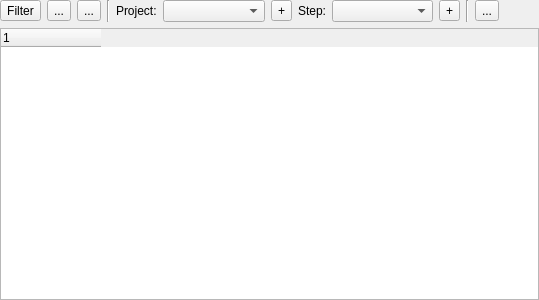
<?xml version="1.0" encoding="UTF-8"?>
<ui version="4.0">
 <class>LogbookWidget</class>
 <widget class="QWidget" name="LogbookWidget">
  <property name="geometry">
   <rect>
    <x>0</x>
    <y>0</y>
    <width>539</width>
    <height>300</height>
   </rect>
  </property>
  <property name="windowTitle">
   <string>Form</string>
  </property>
  <layout class="QVBoxLayout" name="verticalLayout">
   <property name="leftMargin">
    <number>0</number>
   </property>
   <property name="topMargin">
    <number>0</number>
   </property>
   <property name="rightMargin">
    <number>0</number>
   </property>
   <property name="bottomMargin">
    <number>0</number>
   </property>
   <item>
    <widget class="QWidget" name="widget" native="true">
     <layout class="QHBoxLayout" name="horizontalLayout">
      <property name="leftMargin">
       <number>0</number>
      </property>
      <property name="topMargin">
       <number>0</number>
      </property>
      <property name="rightMargin">
       <number>0</number>
      </property>
      <property name="bottomMargin">
       <number>0</number>
      </property>
      <item>
       <widget class="QToolButton" name="filterButton">
        <property name="toolTip">
         <string>&lt;html&gt;&lt;head/&gt;&lt;body&gt;&lt;p&gt;Apply filter to entries&lt;/p&gt;&lt;/body&gt;&lt;/html&gt;</string>
        </property>
        <property name="text">
         <string>Filter</string>
        </property>
        <property name="icon">
         <iconset theme="view-filter">
          <normaloff>.</normaloff>.</iconset>
        </property>
       </widget>
      </item>
      <item>
       <widget class="QToolButton" name="expandAllButton">
        <property name="toolTip">
         <string>&lt;html&gt;&lt;head/&gt;&lt;body&gt;&lt;p&gt;Expand all branches&lt;/p&gt;&lt;/body&gt;&lt;/html&gt;</string>
        </property>
        <property name="text">
         <string>...</string>
        </property>
        <property name="icon">
         <iconset theme="expand-all">
          <normaloff>.</normaloff>.</iconset>
        </property>
       </widget>
      </item>
      <item>
       <widget class="QToolButton" name="collapseAllButton">
        <property name="toolTip">
         <string>&lt;html&gt;&lt;head/&gt;&lt;body&gt;&lt;p&gt;Collapse all branches&lt;/p&gt;&lt;/body&gt;&lt;/html&gt;</string>
        </property>
        <property name="text">
         <string>...</string>
        </property>
        <property name="icon">
         <iconset theme="collapse-all">
          <normaloff>.</normaloff>.</iconset>
        </property>
       </widget>
      </item>
      <item>
       <widget class="Line" name="line">
        <property name="orientation">
         <enum>Qt::Vertical</enum>
        </property>
       </widget>
      </item>
      <item>
       <widget class="QLabel" name="label">
        <property name="text">
         <string>Project:</string>
        </property>
       </widget>
      </item>
      <item>
       <widget class="QComboBox" name="projectBox">
        <property name="sizePolicy">
         <sizepolicy hsizetype="MinimumExpanding" vsizetype="Fixed">
          <horstretch>1</horstretch>
          <verstretch>0</verstretch>
         </sizepolicy>
        </property>
        <property name="toolTip">
         <string>&lt;html&gt;&lt;head/&gt;&lt;body&gt;&lt;p&gt;Select project for future logbook entries&lt;/p&gt;&lt;/body&gt;&lt;/html&gt;</string>
        </property>
       </widget>
      </item>
      <item>
       <widget class="QToolButton" name="addProjectButton">
        <property name="toolTip">
         <string>&lt;html&gt;&lt;head/&gt;&lt;body&gt;&lt;p&gt;Create a new project&lt;/p&gt;&lt;/body&gt;&lt;/html&gt;</string>
        </property>
        <property name="text">
         <string>+</string>
        </property>
       </widget>
      </item>
      <item>
       <widget class="QLabel" name="label_2">
        <property name="text">
         <string>Step:</string>
        </property>
       </widget>
      </item>
      <item>
       <widget class="QComboBox" name="stepBox">
        <property name="sizePolicy">
         <sizepolicy hsizetype="Expanding" vsizetype="Fixed">
          <horstretch>1</horstretch>
          <verstretch>0</verstretch>
         </sizepolicy>
        </property>
        <property name="toolTip">
         <string>&lt;html&gt;&lt;head/&gt;&lt;body&gt;&lt;p&gt;Select step for future logbook entries&lt;/p&gt;&lt;/body&gt;&lt;/html&gt;</string>
        </property>
       </widget>
      </item>
      <item>
       <widget class="QToolButton" name="addStepButton">
        <property name="toolTip">
         <string>&lt;html&gt;&lt;head/&gt;&lt;body&gt;&lt;p&gt;Add new step&lt;/p&gt;&lt;/body&gt;&lt;/html&gt;</string>
        </property>
        <property name="text">
         <string>+</string>
        </property>
       </widget>
      </item>
      <item>
       <widget class="Line" name="line_2">
        <property name="orientation">
         <enum>Qt::Vertical</enum>
        </property>
       </widget>
      </item>
      <item>
       <widget class="QToolButton" name="addNoteButton">
        <property name="toolTip">
         <string>&lt;html&gt;&lt;head/&gt;&lt;body&gt;&lt;p&gt;Add a generic note&lt;/p&gt;&lt;/body&gt;&lt;/html&gt;</string>
        </property>
        <property name="text">
         <string>...</string>
        </property>
        <property name="icon">
         <iconset theme="view-pim-notes">
          <normaloff>.</normaloff>.</iconset>
        </property>
       </widget>
      </item>
      <item>
       <spacer name="horizontalSpacer">
        <property name="orientation">
         <enum>Qt::Horizontal</enum>
        </property>
        <property name="sizeHint" stdset="0">
         <size>
          <width>40</width>
          <height>20</height>
         </size>
        </property>
       </spacer>
      </item>
     </layout>
    </widget>
   </item>
   <item>
    <widget class="QTreeWidget" name="logbookTreeWidget">
     <property name="contextMenuPolicy">
      <enum>Qt::CustomContextMenu</enum>
     </property>
     <property name="editTriggers">
      <set>QAbstractItemView::NoEditTriggers</set>
     </property>
     <property name="alternatingRowColors">
      <bool>true</bool>
     </property>
     <property name="selectionMode">
      <enum>QAbstractItemView::ExtendedSelection</enum>
     </property>
     <attribute name="headerStretchLastSection">
      <bool>false</bool>
     </attribute>
     <column>
      <property name="text">
       <string notr="true">1</string>
      </property>
     </column>
    </widget>
   </item>
  </layout>
 </widget>
 <resources/>
 <connections>
  <connection>
   <sender>expandAllButton</sender>
   <signal>clicked()</signal>
   <receiver>logbookTreeWidget</receiver>
   <slot>expandAll()</slot>
   <hints>
    <hint type="sourcelabel">
     <x>50</x>
     <y>21</y>
    </hint>
    <hint type="destinationlabel">
     <x>237</x>
     <y>174</y>
    </hint>
   </hints>
  </connection>
  <connection>
   <sender>collapseAllButton</sender>
   <signal>clicked()</signal>
   <receiver>logbookTreeWidget</receiver>
   <slot>collapseAll()</slot>
   <hints>
    <hint type="sourcelabel">
     <x>80</x>
     <y>21</y>
    </hint>
    <hint type="destinationlabel">
     <x>237</x>
     <y>174</y>
    </hint>
   </hints>
  </connection>
 </connections>
</ui>
